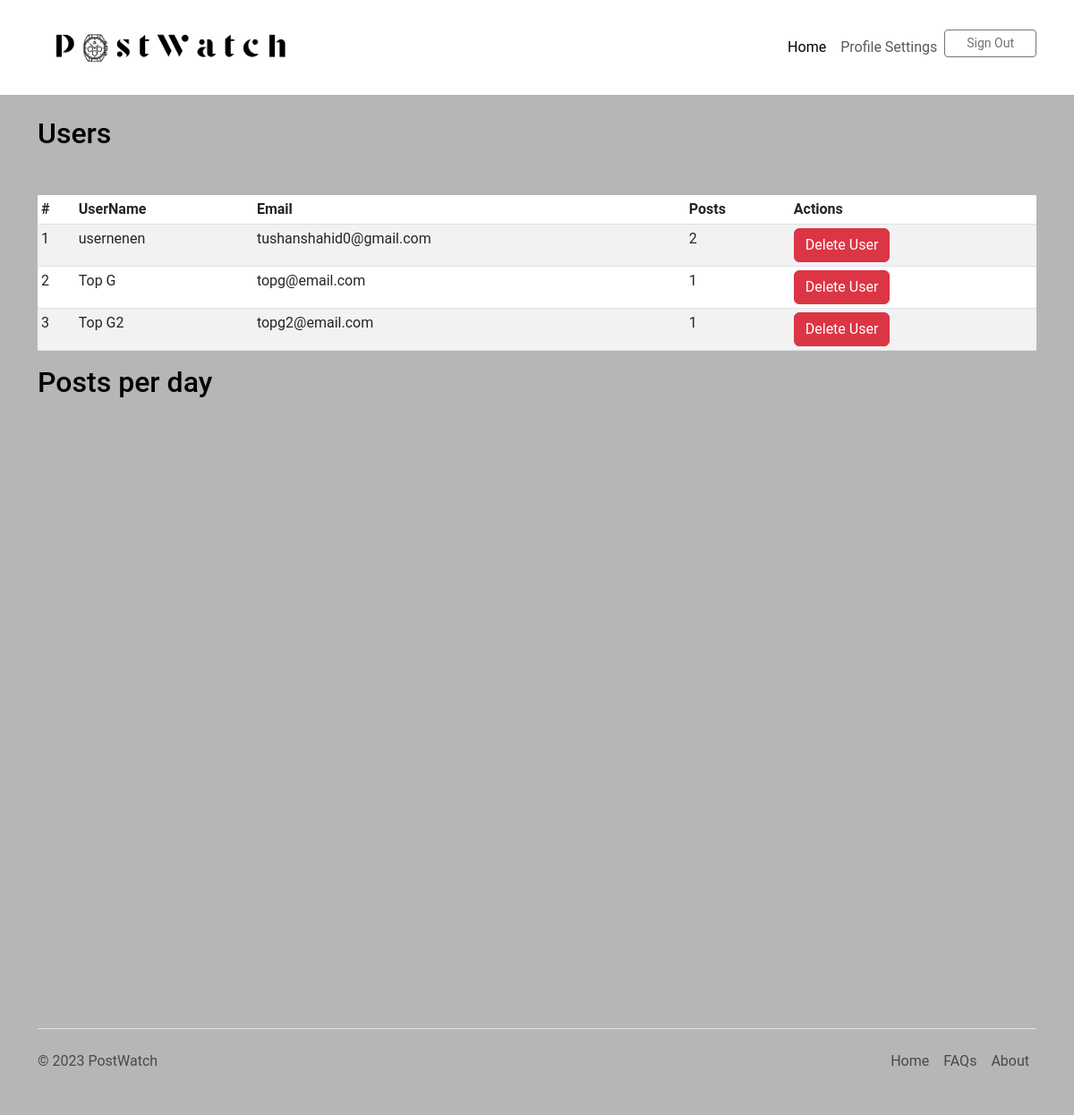
The app's page /adminHome.php (signed in), older data.
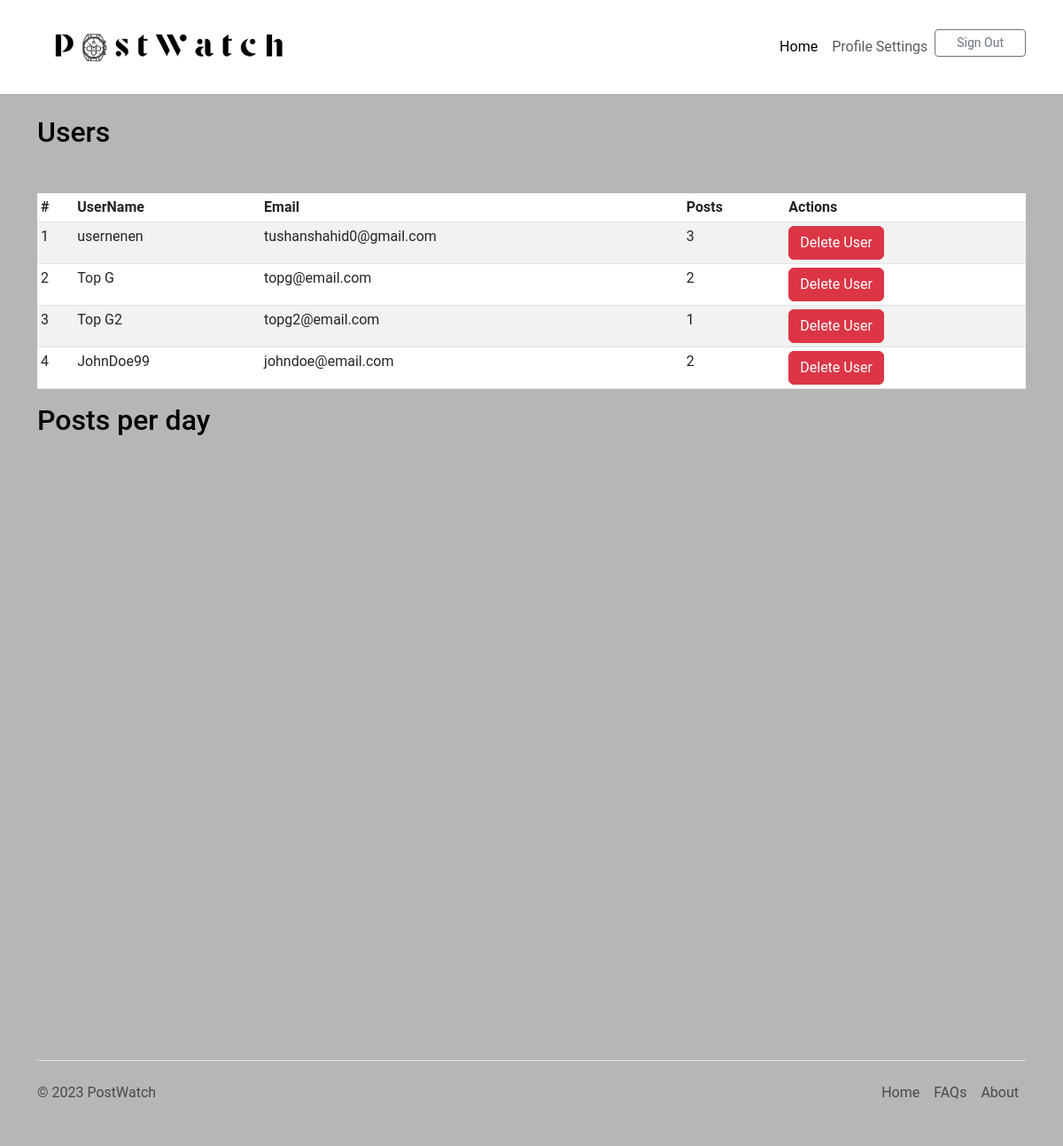
The same page, newer data.
### tables this page shows
CREATE TABLE `user` (
  `id` int(11) NOT NULL,
  `username` varchar(128) NOT NULL,
  `email` varchar(255) NOT NULL,
  `password_hashed` varchar(255) NOT NULL,
  `profile_pic` blob DEFAULT NULL
);

### adminHome.php (the view, shortened to what this page needs)
<?php
if (!isset($_SESSION['admin_id'])) {
    header("Location: index.php");
    exit;
} elseif (isset($_SESSION["admin_id"])) {
    $mysqli = require __DIR__ . '/database.php';
    $sql = "SELECT user.id, user.username, user.email, COUNT(post.id) AS num_posts
    FROM user
    LEFT JOIN post ON user.id = post.user_id
    GROUP BY user.id, user.username, user.email";
    $result = $mysqli->query($sql);
}
?>
<!DOCTYPE html>
<html lang="en">
<head>
    <link href="https://cdn.jsdelivr.net/npm/bootstrap@5.3.0-alpha1/dist/css/bootstrap.min.css" rel="stylesheet"
>
    <link rel="stylesheet" href="./css/styles.css" />
</head>
<body>
    <nav class="navbar navbar-expand-lg navbar-light bg-white static-top">
        <div class="container">
            <a class="navbar-brand" href="#">
                <img src="./img/logo.png" alt="..." height="80" />
            </a>
            <div class="collapse navbar-collapse" id="navbarSupportedContent">
                <ul class="navbar-nav ms-auto">
                    <li class="nav-item">
                        <a class="nav-link active" aria-current="page" href="#">Home</a>
                    </li>
                    <li class="nav-item">
                        <a class="nav-link" href="">Profile Settings</a>
                    </li>
                    <li class="nav-item">
                        <a href="logout.php" class="btn btn-outline-secondary btn-sm px-4">Sign Out</a>
                    </li>
                </ul>
            </div>
        </div>
    </nav>
    <div class="container mt-4">
        <h2>Users</h2>
        <div class="table-responsive table-container">
            <table class="table table-striped table-sm">
                <thead>
                    <tr>
                        <th scope="col">#</th>
                        <th scope="col">UserName</th>
                        <th scope="col">Email</th>
                        <th scope="col">Posts</th>
                        <th scope="col">Actions</th>
                    </tr>
                </thead>
                <tbody>
                    <?php
                    if ($result->num_rows > 0) {
                        $count = 1;
                        while ($row = $result->fetch_assoc()) {
                            echo "<tr>";
                            echo "<td>" . $count . "</td>";
                            echo "<td>" . $row['username'] . "</td>";
                            echo "<td>" . $row['email'] . "</td>";
                            echo "<td>" . $row['num_posts'] . "</td>";
                            echo "<td>
  <form action='delete_user.php' method='POST' onsubmit='return confirm(\"Are you sure you want to delete this user? User posts and comments will be deleted too!\");'>
    <input type='hidden' name='userid' value='" . $row['id'] . "'>
    <button type='submit' class='btn btn-danger'>Delete User</button>
  </form>
</td>";
                            echo "</tr>";
                            $count++;
                        }
                    } else {
                        echo "<tr><td colspan='5'>No users found.</td></tr>";
                    }
                    ?>
                </tbody>
            </table>
            <div>
                <h2>Posts per day</h2>
            </div>
            <div class="chart-container">
                <div id="chart_div"></div>
            </div>
        </div>
    </div>
</body>
<div class="container">
    <footer class="d-flex flex-wrap justify-content-between align-items-center py-3 my-4 border-top">
        <p class="col-md-4 mb-0 text-muted">&copy; 2023 PostWatch</p>
        <ul class="nav col-md-4 justify-content-end">
            <li class="nav-item">
                <a href="#" class="nav-link px-2 text-muted">Home</a>
            </li>
            <li class="nav-item">
                <a href="#" class="nav-link px-2 text-muted">FAQs</a>
            </li>
            <li class="nav-item">
                <a href="#" class="nav-link px-2 text-muted">About</a>
            </li>
        </ul>
    </footer>
</html>

Row changes from the older to the newer data that the page shows:
computed for user "usernenen": num_posts "2" → "3"
computed for user "Top G": num_posts "1" → "2"
added user: username "JohnDoe99", email "johndoe@email.com", num_posts "2"
